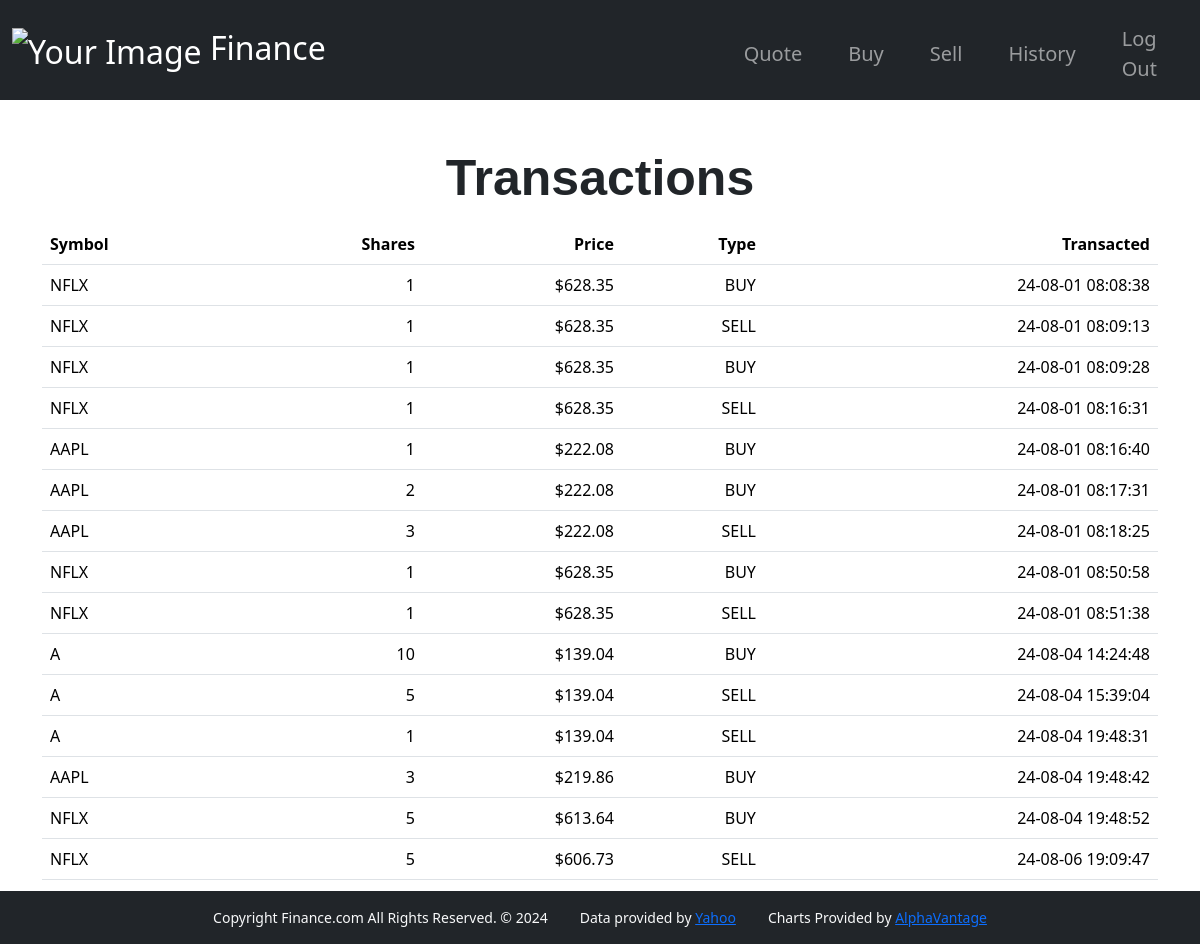
Screenshot of /history (signed in) with the database file from the repository.
### tables this page shows
CREATE TABLE "transactions" (buy_id INTEGER NOT NULL , symbol TEXT NOT NULL , price INTEGER , shares INTEGER , ttl_amt INTEGER , type TEXT, transacted DATETIME, FOREIGN KEY(buy_id) REFERENCES users(id));

### app.py (the view)
@app.route("/history")
@login_required
def history():
    symbols = db.execute(
        "SELECT * FROM transactions WHERE buy_id = ?;", session["user_id"])
    return render_template("history.html", symbols=symbols)

### helpers.py (called while the page is built)
def login_required(f):
    @wraps(f)
    def decorated_function(*args, **kwargs):
        if session.get("user_id") is None:
            return redirect("/login")
        return f(*args, **kwargs)
    return decorated_function

def usd(value):
    return f"${value:,.2f}"

### templates/history.html (shortened to what this page needs)
{% extends "layout.html" %}
{% block main %}
<div class="mb-3">
    <h2 class="heading">Transactions</h2>
</div>
<table class="table">
    <thead>
        <tr>
            <th class="text-start">Symbol</th>
            <th class="text-end">Shares</th>
            <th class="text-end">Price</th>
            <th class="text-end">Type</th>
            <th class="text-end">Transacted</th>
        </tr>
    </thead>
    <tbody>
            {% for symbol in symbols %}
            <tr>
                <td class="text-start">{{symbol.symbol}}</td>
                <td class="text-end">{{symbol.shares}}</td>
                <td class="text-end">{{symbol.price | usd}}</td>
                <td class="text-end">{{symbol.type}}</td>
                <td class="text-end">{{symbol.transacted}}</td>
            </tr>
            {% endfor %}
    </tbody>
</table>
{% endblock %}

### templates/layout.html (shortened to what this page needs)
<!DOCTYPE html>
<html lang="en">
  <head>
    <link
      href="https://cdn.jsdelivr.net/npm/bootstrap@5.3.3/dist/css/bootstrap.min.css"
      rel="stylesheet"
    />
    <link href="/static/styles.css" rel="stylesheet" />
    <link rel="stylesheet" href="https://cdnjs.cloudflare.com/ajax/libs/font-awesome/4.7.0/css/font-awesome.min.css">
  </head>
  <body>
    <nav class=" navbar navbar-expand-md navbar-dark bg-dark custom-nav">
      <div class=" container-fluid">
        <a class="navbar-brand" href="/"
          ><span
            ><img
              src="{{ url_for('static', filename='logo.png') }}"
              alt="Your Image"
              width="60"
          /></span>
          <span>Finance</span></a
        >
        <div class="navbar-collapse" id="navbar">
          {% if session["user_id"] %}
          <ul class="navbar-nav me-auto mt-2 navigation">
            <li class="nav-item nav-custom">
              <a class="nav-link" href="/quote">Quote</a>
            </li>
            <li class="nav-item nav-custom"><a class="nav-link" href="/buy">Buy</a></li>
            <li class="nav-item nav-custom"><a class="nav-link" href="/sell">Sell</a></li>
            <li class="nav-item nav-custom">
              <a class="nav-link" href="/history">History</a>
            </li>
          </ul>
          <ul class="navbar-nav ms-auto mt-2">
            <li class="nav-item">
              <a class="nav-link" href="/logout">Log Out</a>
            </li>
          </ul>
          {% endif %}
        </div>
      </div>
    </nav>
    <main class="container py-5 text-center">
      {% block main %}{% endblock %}
    </main>
    <footer class="footer bg-dark fixed-bottom">
      <div class="d-flex justify-content-center align-items-center">
        <p class="m-3 small text-center text-light">
          Copyright Finance.com All Rights Reserved. © 2024
        </p>
        <p class="m-3 small text-center text-light">
          Data provided by <a href="https://finance.yahoo.com/">Yahoo</a>
        </p>
        <p class="m-3 small text-center text-light">
          Charts Provided by <a href="https://alphavantage.co">AlphaVantage</a>
        </p>
      </div>
    </footer>
  </body>
</html>

### static/styles.css (style rules this page uses)
nav .navbar-brand { font-size: xx-large; }
nav .nav-item { font-size: 20px; }
@media (min-width: 900px) { .navigation { margin-left: 400px; } }
@media (min-width: 900px) { .nav-custom { margin-right: 30px; } }
.heading { font-size: 50px; font-weight: 550; font-family: Arial, Helvetica, sans-serif; }

### rows the page displays
transactions: symbol "NFLX", shares "1", price "$628.35", type "BUY", transacted "24-08-01 08:08:38"
transactions: symbol "NFLX", shares "1", price "$628.35", type "SELL", transacted "24-08-01 08:09:13"
transactions: symbol "NFLX", shares "1", price "$628.35", type "BUY", transacted "24-08-01 08:09:28"
transactions: symbol "NFLX", shares "1", price "$628.35", type "SELL", transacted "24-08-01 08:16:31"
transactions: symbol "AAPL", shares "1", price "$222.08", type "BUY", transacted "24-08-01 08:16:40"
transactions: symbol "AAPL", shares "2", price "$222.08", type "BUY", transacted "24-08-01 08:17:31"
transactions: symbol "AAPL", shares "3", price "$222.08", type "SELL", transacted "24-08-01 08:18:25"
transactions: symbol "NFLX", shares "1", price "$628.35", type "BUY", transacted "24-08-01 08:50:58"
transactions: symbol "NFLX", shares "1", price "$628.35", type "SELL", transacted "24-08-01 08:51:38"
transactions: symbol "A", shares "10", price "$139.04", type "BUY", transacted "24-08-04 14:24:48"
transactions: symbol "A", shares "5", price "$139.04", type "SELL", transacted "24-08-04 15:39:04"
transactions: symbol "A", shares "1", price "$139.04", type "SELL", transacted "24-08-04 19:48:31"
transactions: symbol "AAPL", shares "3", price "$219.86", type "BUY", transacted "24-08-04 19:48:42"
transactions: symbol "NFLX", shares "5", price "$613.64", type "BUY", transacted "24-08-04 19:48:52"
transactions: symbol "NFLX", shares "5", price "$606.73", type "SELL", transacted "24-08-06 19:09:47"
